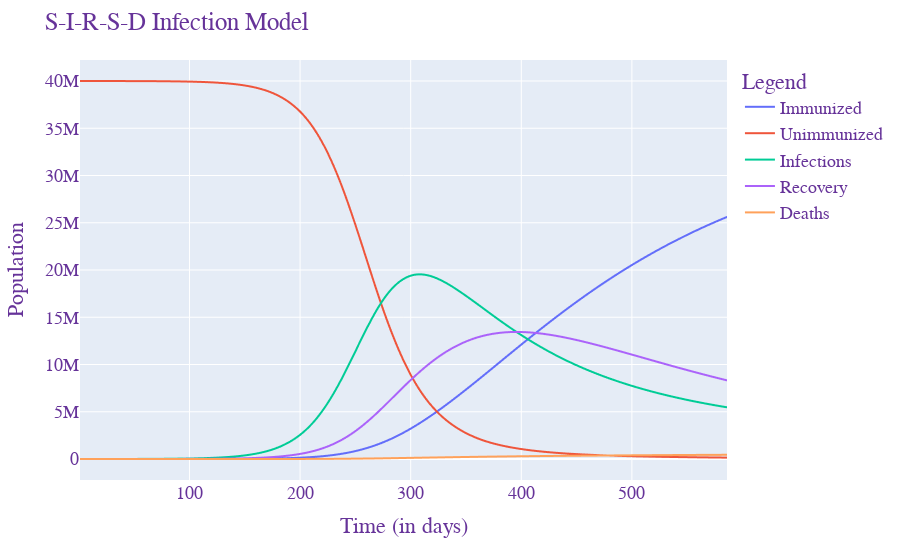

The notebook cell this image was saved under:
### Code cell
fig = px.line(df_melt, x='Days' , y='value' , color='variable')
fig.update_layout(
    title="S-I-R-S-D Infection Model",
    xaxis_title="Time (in days)",
    yaxis_title="Population",
    legend_title="Legend",
    font=dict(
        family="Courier New, monospace",
        size=18,
        color="RebeccaPurple"))
fig.show()

### Figure 1 — Plotly figure (JSON) as saved in the notebook; plotly's stock layout.template omitted (floating-point values rounded to 4 significant figures; data arrays with more than 128 entries replaced by an {"elided": "..."} marker saying what was removed)
{"data": [{"hovertemplate": "variable=Immunized<br>Days=%{x}<br>value=%{y}<extra></extra>", "legendgroup": "Immunized", "line": {"color": "#636efa", "dash": "solid"}, "marker": {"symbol": "circle"}, "mode": "lines", "name": "Immunized", "showlegend": true, "type": "scattergl", "x": {"elided": "586 int values"}, "xaxis": "x", "y": {"elided": "586 float values"}, "yaxis": "y"}, {"hovertemplate": "variable=Unimmunized<br>Days=%{x}<br>value=%{y}<extra></extra>", "legendgroup": "Unimmunized", "line": {"color": "#EF553B", "dash": "solid"}, "marker": {"symbol": "circle"}, "mode": "lines", "name": "Unimmunized", "showlegend": true, "type": "scattergl", "x": {"elided": "586 int values"}, "xaxis": "x", "y": {"elided": "586 float values"}, "yaxis": "y"}, {"hovertemplate": "variable=Infections<br>Days=%{x}<br>value=%{y}<extra></extra>", "legendgroup": "Infections", "line": {"color": "#00cc96", "dash": "solid"}, "marker": {"symbol": "circle"}, "mode": "lines", "name": "Infections", "showlegend": true, "type": "scattergl", "x": {"elided": "586 int values"}, "xaxis": "x", "y": {"elided": "586 float values"}, "yaxis": "y"}, {"hovertemplate": "variable=Recovery<br>Days=%{x}<br>value=%{y}<extra></extra>", "legendgroup": "Recovery", "line": {"color": "#ab63fa", "dash": "solid"}, "marker": {"symbol": "circle"}, "mode": "lines", "name": "Recovery", "showlegend": true, "type": "scattergl", "x": {"elided": "586 int values"}, "xaxis": "x", "y": {"elided": "586 float values"}, "yaxis": "y"}, {"hovertemplate": "variable=Deaths<br>Days=%{x}<br>value=%{y}<extra></extra>", "legendgroup": "Deaths", "line": {"color": "#FFA15A", "dash": "solid"}, "marker": {"symbol": "circle"}, "mode": "lines", "name": "Deaths", "showlegend": true, "type": "scattergl", "x": {"elided": "586 int values"}, "xaxis": "x", "y": {"elided": "586 float values"}, "yaxis": "y"}], "layout": {"font": {"color": "RebeccaPurple", "family": "Courier New, monospace", "size": 18}, "legend": {"title": {"text": "Legend"}, "tracegroupgap": 0}, "margin": {"t": 60}, "title": {"text": "S-I-R-S-D Infection Model"}, "xaxis": {"anchor": "y", "domain": [0, 1], "title": {"text": "Time (in days)"}}, "yaxis": {"anchor": "x", "domain": [0, 1], "title": {"text": "Population"}}}}
